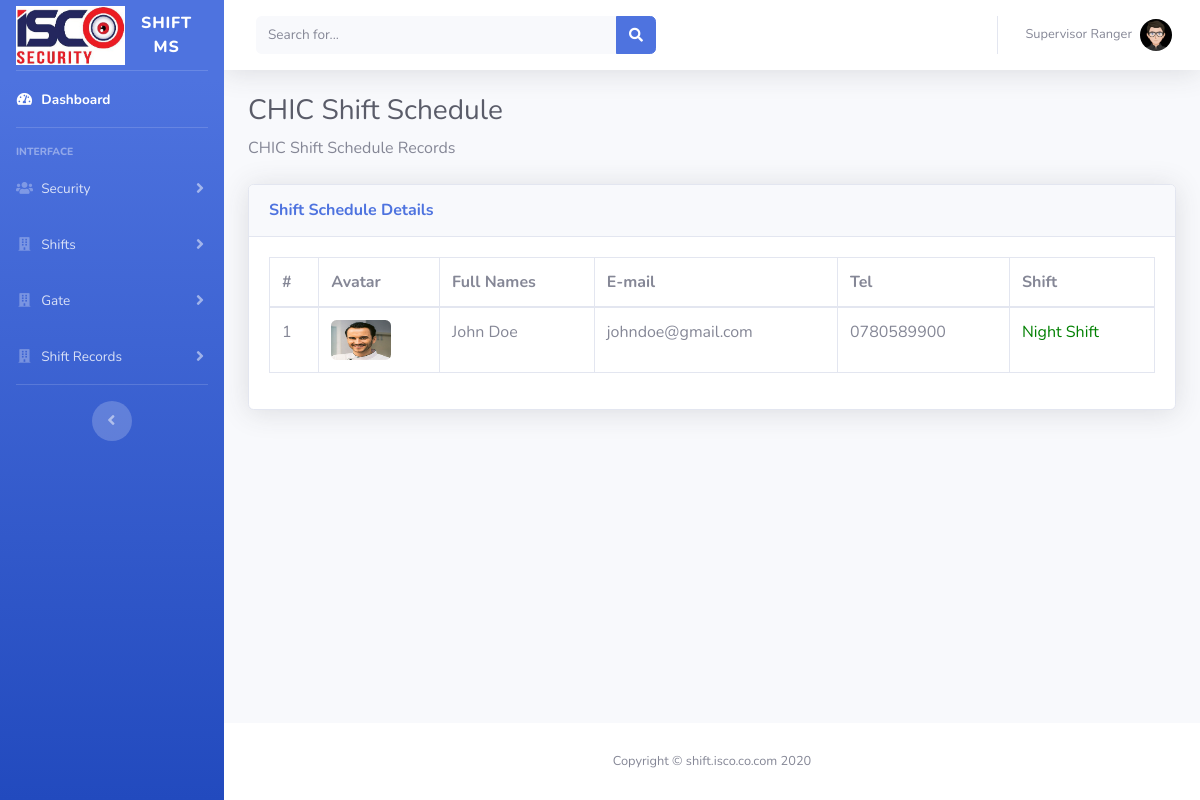
Screenshot of /supervisor/index.php?view-shift-assigned (signed in) with the database file from the repository.
### tables this page shows
CREATE TABLE `supervisor` (
  `supervisor_id` int(11) NOT NULL,
  `username` longtext DEFAULT NULL,
  `password` longtext DEFAULT NULL,
  `supervisor_name` longtext DEFAULT NULL,
  `gender` longtext DEFAULT NULL,
  `u_type_id` int(100) DEFAULT NULL,
  `tel` longtext DEFAULT NULL,
  `mail` longtext DEFAULT NULL,
  `profile` varchar(255) DEFAULT NULL,
  `site_id` int(11) DEFAULT NULL
);

CREATE TABLE `site` (
  `site_id` int(11) NOT NULL,
  `site_name` longtext NOT NULL,
  `site_address` longtext NOT NULL,
  `site_email` longtext NOT NULL,
  `site_tel` longtext NOT NULL,
  `site_date` timestamp NOT NULL DEFAULT current_timestamp() ON UPDATE current_timestamp(),
  `supervisor_id` int(50) DEFAULT NULL
);

CREATE TABLE `security` (
  `sec_id` int(11) NOT NULL,
  `sec_code` longtext DEFAULT NULL,
  `sec_names` longtext DEFAULT NULL,
  `sec_gender` mediumtext DEFAULT NULL,
  `sec_dob` date DEFAULT NULL,
  `sec_tel` longtext DEFAULT NULL,
  `sec_email` longtext DEFAULT NULL,
  `site_id` int(11) DEFAULT NULL,
  `shift_id` int(50) DEFAULT NULL,
  `gate_id` int(50) DEFAULT NULL,
  `profile` varchar(255) DEFAULT NULL,
  `reg_date` datetime NOT NULL
);

CREATE TABLE `tbl_shift` (
  `shift_id` int(11) NOT NULL,
  `shift_name` longtext NOT NULL,
  `shift_desc` longtext NOT NULL
);

### supervisor/index.php (the view, shortened to what this page needs)
<?php
include "../config/config.php";
if(isset($_SESSION['ISC0_SHIFT_MS_2020_SUPERVISOR']) == false){
    header("Location:../index.php");
}else{
?>
<!DOCTYPE html>
<html lang="en">
<head>
  <link href="../assets/vendor/fontawesome-free/css/all.min.css" rel="stylesheet" type="text/css">
  <link href="../assets/css/sb-admin-2.min.css" rel="stylesheet">
</head>
<body id="page-top">
  <?php
    $sql5="SELECT * from supervisor where username='$_SESSION[ISC0_SHIFT_MS_2020_SUPERVISOR]'";
    $result5=$conn->query($sql5);
    while ($row5 = $result5->fetch_assoc()) {
    $m_names=$row5['supervisor_name'];
    $m_profile=$row5['profile'];
    $site_id=$row5['site_id'];
    $sql_1=" SELECT * from site where site_id='$site_id' ";
    $result_1=$conn->query($sql_1);
    while ($row_1 = $result_1->fetch_assoc()) {
      $site_name=$row_1['site_name'];
    }
    if (empty($m_profile)) {
        $fileName = "user-avatar.jpg";
    } else {
        $fileName = "$m_profile";
    }
    }
  ?>
  <div id="wrapper">
    <ul class="navbar-nav bg-gradient-primary sidebar sidebar-dark accordion" id="accordionSidebar">
      <a class="sidebar-brand d-flex align-items-center justify-content-center" href="index.php">
        <div class="sidebar-brand-icon">
          <img src="../assets/img/logo.png" width="100%">
        </div>
        <div class="sidebar-brand-text mx-3">SHIFT MS</div>
      </a>
      <hr class="sidebar-divider my-0">
      <li class="nav-item active">
        <a class="nav-link" href="index.php">
          <i class="fas fa-fw fa-tachometer-alt"></i>
          <span>Dashboard</span></a>
      </li>
      <hr class="sidebar-divider">
      <div class="sidebar-heading">
        Interface
      </div>
      <li class="nav-item">
        <a class="nav-link collapsed" href="#" data-toggle="collapse" data-target="#collapseTwo" aria-expanded="true" aria-controls="collapseTwo">
          <i class="fas fa-fw fa-users"></i>
          <span>Security</span>
        </a>
      </li>
      <li class="nav-item">
        <a class="nav-link collapsed" href="#" data-toggle="collapse" data-target="#collapseUtilities_4" aria-expanded="true" aria-controls="collapseUtilities_4">
          <i class="fas fa-fw fa-building"></i>
          <span>Shifts</span>
        </a>
      </li>
      <li class="nav-item">
        <a class="nav-link collapsed" href="#" data-toggle="collapse" data-target="#collapseUtilities_5" aria-expanded="true" aria-controls="collapseUtilities_5">
          <i class="fas fa-fw fa-building"></i>
          <span>Gate</span>
        </a>
      </li>
      <li class="nav-item">
        <a class="nav-link collapsed" href="#" data-toggle="collapse" data-target="#collapseUtilities_1" aria-expanded="true" aria-controls="collapseUtilities_1">
          <i class="fas fa-fw fa-building"></i>
          <span>Shift Records</span>
        </a>
      </li>
      <hr class="sidebar-divider">
      <div class="text-center d-none d-md-inline">
        <button class="rounded-circle border-0" id="sidebarToggle"></button>
      </div>
    </ul>
    <div id="content-wrapper" class="d-flex flex-column">
      <div id="content">
        <nav class="navbar navbar-expand navbar-light bg-white topbar mb-4 static-top shadow">
          <form class="d-none d-sm-inline-block form-inline mr-auto ml-md-3 my-2 my-md-0 mw-100 navbar-search">
            <div class="input-group">
              <input type="text" class="form-control bg-light border-0 small" placeholder="Search for..." aria-label="Search" aria-describedby="basic-addon2">
              <div class="input-group-append">
                <button class="btn btn-primary" type="button">
                  <i class="fas fa-search fa-sm"></i>
                </button>
              </div>
            </div>
          </form>
          <ul class="navbar-nav ml-auto">
            <li class="nav-item dropdown no-arrow">
              <a class="nav-link dropdown-toggle" href="#" id="userDropdown" role="button" data-toggle="dropdown" aria-haspopup="true" aria-expanded="false">
                <span class="mr-2 d-none d-lg-inline text-gray-600 small"><?php echo $m_names ?></span>
                <img class="img-profile rounded-circle" src="supervisor_profile/<?php echo $fileName ?>" alt="<?php echo $m_names ?>">
              </a>
            </li>
          </ul>
        </nav>
  <?php
     if(isset($_GET['home']))
    {
      include("home.php");
    }
    elseif(isset($_GET['view-security']))
      {
        include("view_security.php");
      }
    elseif(isset($_GET['view-security-shifts-data']))
      {
        include("view_security_shift_data.php");
      }
    elseif(isset($_GET['assign-shift']))
      {
        include("assign_shift.php");
      }
    elseif(isset($_GET['shift-assignment']))
      {
        include("shift_assignment.php");
      }
    elseif(isset($_GET['update-shift-assignment']))
      {
        include("update_shift_assignment.php");
      }
    elseif(isset($_GET['view-shift-assigned']))
      {
        include("view_security_shifts.php");
      }
    elseif(isset($_GET['view-shift-records']))
      {
        include("all_site_shift_records.php");
      }
    elseif(isset($_GET['view-person-sec-records']))
      {
        include("view_personal_shift_records.php");
      }
    elseif(isset($_GET['add-gate']))
      {
        include("new_gate.php");
      }
    elseif(isset($_GET['view-gate']))
      {
        include("view_gate.php");
      }
    elseif(isset($_GET['gate-assignment']))
      {
        include("assign_gate.php");
      }
      elseif(isset($_GET['settings']))
      {
        include("settings.php");
      }
    elseif(isset($_GET['profile']))
      {
        include("profile.php");
      }
    elseif(isset($_GET[' ']))
      {
        include(" ");
      }
    else
    {
      include("home.php");
    }
  ?>
      </div>
      <footer class="sticky-footer bg-white">
        <div class="container my-auto">
          <div class="copyright text-center my-auto">
            <span>Copyright &copy; shift.isco.co.com 2020</span>
          </div>
        </div>
      </footer>
    </div>
  </div>
</body>
</html>
<?php
}
?>

### supervisor/view_security_shifts.php (shortened to what this page needs)
<div class="container-fluid">
    <?php
        $query1=$conn->query("SELECT * FROM security WHERE site_id='$site_id' ");
        if($query1->num_rows <= 0   ){
    ?>
        <div class="sufee-alert alert with-close alert-info alert-dismissible fade show">
            <span class="badge badge-pill badge-info">Infoming</span>
            Sorry You Don't Have Any Security.
                <button type="button" class="close" data-dismiss="alert" aria-label="Close">
                <span aria-hidden="true">&times;</span>
                </button>
        </div>
    <?php
        }else{
    ?>
        <h1 class="h3 mb-2 text-gray-800"> <?php echo $site_name; ?> Shift Schedule</h1>
        <p class="mb-4"><?php echo $site_name; ?> Shift Schedule Records </p>
        <div class="card shadow mb-4">
        <div class="card-header py-3">
          <h6 class="m-0 font-weight-bold text-primary">Shift Schedule Details</h6>
        </div>
            <div class="card-body">
        <div class="table-responsive">
          <table class="table table-bordered" id="dataTable" width="100%" cellspacing="0">
            <thead>
              <tr>
                  <th>#</th>
                  <th>Avatar</th>
                  <th>Full Names</th>
                  <th>E-mail</th>
                  <th>Tel</th>
                  <th>Shift</th>
              </tr>
            </thead>
            <?php
              $sql1="SELECT * FROM security WHERE site_id='$site_id' ORDER BY sec_id DESC";
              $result1=$conn->query($sql1);
              $no=0;
              while ($row1 = $result1->fetch_assoc()) {
              $sec_profile=$row1['profile'];
              $shift_id=$row1['shift_id'];
              $no+=1;
              $sql_2=" SELECT * FROM tbl_shift WHERE shift_id='$shift_id' ";
              $result_2=$conn->query($sql_2);
              while ($row_2 = $result_2->fetch_assoc()) {
               $shift_name=$row_2['shift_name'];
           }
              if (empty($sec_profile)) {
      $fileName = "../master/user-avatar.jpg";
  } else {
      $fileName = "$sec_profile";
  }
          ?>
          <tbody>
              <tr>
                  <td><?php echo $no; ?></td>
                  <td>
                   <img class="img-profile rounded" src="../security/security_profile/<?php echo $fileName ?>" alt="<?php echo $sec_profile ?>" style="width: 60px;height: 40px;">
                  </td>
                  <td><?php echo $row1['sec_names'];?></td>
                  <td><?php echo $row1['sec_email'];?></td>
                  <td><?php echo $row1['sec_tel'];?></td>
                  <td>
                  	<?php
                  		if ($shift_id=='1') {
	       ?>
	       		<span style="color: blue;"><?php echo $shift_name; ?></span>
	       <?php
	    } else {
	        ?>
	        	<span style="color: green;"><?php echo $shift_name; ?></span>
	       <?php
	    }
                  	?>
                  </td>
              </tr>
          </tbody>
          <?php }  ?>
          </table>
        </div>
      </div>
      </div>
    </div>
    <?php
        }
    ?>

### rows the page displays
supervisor: supervisor_name "Supervisor Ranger", profile (picture)
site: site_name "CHIC"
security: profile (picture), sec_names "John Doe", sec_email "johndoe@gmail.com", sec_tel "0780589900", shift.shift_name "Night Shift"
